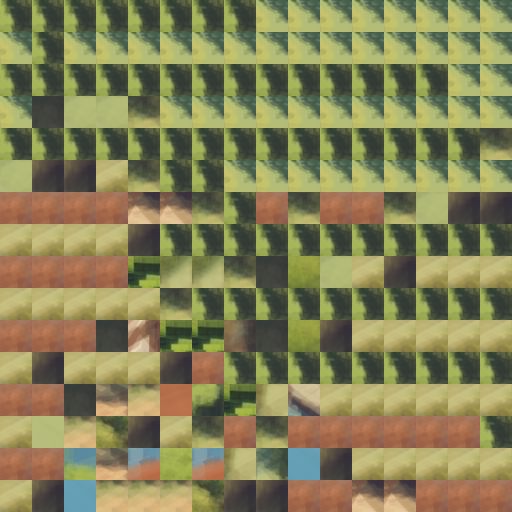

A 2D game scene composited from a Tiled map and its tileset images. What follows is a short description and the map's XML, with every tile layer's data as written:
An orthogonal 16x16 tile map with 32x32 px tiles, 1 tile layer (Tile Layer 6).

<map version="1.0" orientation="orthogonal" renderorder="right-down" width="16" height="16" tilewidth="32" tileheight="32" nextobjectid="1">
 <tileset firstgid="1" source="tiled_file/tsx_2024-03-03_18-18-00_5776.tsx" />
 <layer name="Tile Layer 6" width="16" height="16">
 <data encoding="csv">56,56,56,56,56,56,56,56,17,17,17,17,17,17,17,17,17,56,17,17,17,17,17,17,17,17,17,17,17,17,17,17,56,56,56,56,56,56,56,56,56,56,56,56,56,56,17,17,17,12,14,14,25,17,17,17,17,17,17,17,17,17,17,17,56,56,56,56,56,56,56,56,56,56,56,56,56,56,56,25,14,2,2,31,25,56,56,17,17,17,17,17,17,17,17,17,3,3,3,3,51,51,25,56,3,25,3,3,25,14,2,2,31,31,31,31,2,56,56,56,56,56,56,56,56,56,56,56,3,3,3,3,44,22,22,25,12,45,14,31,2,31,31,31,31,31,31,31,31,25,56,56,56,56,56,56,56,56,56,56,3,3,3,12,49,44,44,38,12,45,2,31,31,31,31,31,31,2,31,31,31,2,3,56,56,56,56,56,56,56,56,56,3,3,12,11,41,32,24,44,1,29,31,31,31,31,31,31,31,37,41,62,2,31,25,3,25,3,3,3,3,3,3,56,3,3,52,11,15,23,15,1,53,18,2,31,31,31,31,31,31,2,18,41,41,41,62,2,2,3,3,51,51,3,3,3,51,13,13,55,11,53,11,53,41,9,35,31,31,31,31,31,31,2,35,35,18,41,18,18,62,25,49,22,22,34,3,3,36,22,22,34,61,53,1,29,37,11,41,31,31,31,31,31,31,35,35,35,35,18,35,50,53,9,62,15,22,44,51,3,30,6,22,22,22,55,53,9,37,53,29,9,31,31,31,31,31,35,35,35,35,35,33,27,52,41,37,62,43,38,44,51,6,55,15,44,49,32,49,41,9,60,29,4,31,31,31,31,31,35,35,35,35,35,48,59,54,1,29,49,23,15,55,0,32,11,32,38,44,15,44,29,18,41,9,35,35,31,31,31,2,35,35,35,35,59,47,2,59,63,24,41,11,7,21,36,12,9,44,23,44,42,6,42,37,53,11,29,42,2,2,1,62,35,35,35,35,2,2,37,33,48,0,55,7,0,36,36,37,7,52,53,7,21,5,1,37,53,11,29,46,18,1,11,11,53,29,18,35,48,25,37,59,54,28,58,0,36,36,36,12,12,52,53,62,1,11,11,60,11,53,9,46,21,37,1,41,11,9,46,39,54,35,42,42,35,37,46,15,13,36,36,21,13,23,11,53,1,53,53,60,1,11,9,46,39,35,1,11,11,9,46,39,54,18,35,59,63,41,41,18,60,62,30,23,1,11,11,53,53,11,11,18,53,11,29,46,57,30,1,41,1,41,42,57,63,1,9,20,54,61,60,41,41,44,61,41,1,53,53,11,41,41,1,53,53,53,29,46,21,30,37,41,60,62,42,0,48,18,18,20,58,50,10,10,60,46,4,11,11,60,60,18,18,18,1,53,53,53,29,4,21,41,1,11,11,9,42,20,26,45,4,27,9,0,47,30,42,46,6,11,11,41,18,18,18,18,11,11,11,53,29,4,39,1,53,53,53,9,42,20,26,45,12,29,21,19,27,9,42,49,21,11,53,11,11,9,18,18,60,41,29,12,53,41,57,1,53,11,53,29,42,20,26,38,21,40,5,27,35,9,38,40,36,24,12,11,53,1,41,35,18,18,41,37,11,41,49,24,60,11,9,53,29,27,42,21,30,58,4,35,49,38,13,36,36,44,34,24,11,53,62,9,2,0,40,47,47,40,40,47,8,50,24,50,24,40,30,19,42,46,32,6,21,36,36,36,36,1,15,30,16,12,11,41,35,33,47,47,47,5,33,47,47,47,47,47,47,19,46,35,9,6,38,13,36,36,36,36,30,12,11,49,0,13,40,10,12,9,0,47,19,27,59,58,33,30,47,47,58,2,46,49,6,21,36,36,36,36,36,30,44,16,24,7,21,47,47,47,19,60,42,28,27,62,15,10,15,58,27,35,46,49,49,38,0,36,36,36,36,36,22,44,38,13,36,47,47,47,47,47,58,1,62,1,41,60,35,49,38,38,37,35,6,49,21,13,36,36,36,36,13,22,49,38,21,8,36,47,47,47,5,23,1,53,53,62,60,62,38,61,49,44,32,49,38,21,36,36,36,36,36,30,44,44,38,0,22,17,8,36,36,13,16,12,12,11,53,53,62,32,62,37,9,49,49,38,13,36,36,36,36,36,30,44,6,21,13,22,13,17,17,28,36,13,36,36,13,52,11,53,53,15,44,37,29,49,21,36,36,36,36,36,30,5,44,6,0,13,34,13,36,17,17,17,28,8,13,36,36,13,52,11,11,11,9,24,24,21,36,36,36,36,36,30,44,61,6,21,30,13,13,36,36</data>
 </layer>
 </map>
